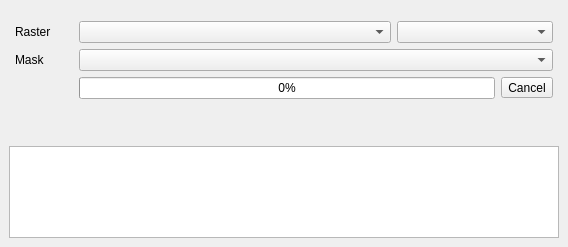
<?xml version="1.0" encoding="UTF-8"?>
<ui version="4.0">
 <class>MainWindow</class>
 <widget class="QMainWindow" name="MainWindow">
  <property name="geometry">
   <rect>
    <x>0</x>
    <y>0</y>
    <width>568</width>
    <height>247</height>
   </rect>
  </property>
  <property name="windowTitle">
   <string>Classification Statistics</string>
  </property>
  <widget class="QWidget" name="centralwidget">
   <layout class="QVBoxLayout" name="verticalLayout">
    <item>
     <widget class="QgsMessageBar" name="mMessageBar" native="true"/>
    </item>
    <item>
     <widget class="QWidget" name="widget" native="true">
      <property name="sizePolicy">
       <sizepolicy hsizetype="Preferred" vsizetype="Preferred">
        <horstretch>0</horstretch>
        <verstretch>0</verstretch>
       </sizepolicy>
      </property>
      <layout class="QFormLayout" name="formLayout">
       <property name="horizontalSpacing">
        <number>6</number>
       </property>
       <property name="verticalSpacing">
        <number>6</number>
       </property>
       <property name="leftMargin">
        <number>6</number>
       </property>
       <property name="topMargin">
        <number>6</number>
       </property>
       <property name="rightMargin">
        <number>6</number>
       </property>
       <property name="bottomMargin">
        <number>6</number>
       </property>
       <item row="4" column="0">
        <widget class="QLabel" name="label_2">
         <property name="text">
          <string>Mask</string>
         </property>
        </widget>
       </item>
       <item row="4" column="1">
        <widget class="QgsMapLayerComboBox" name="mMask">
         <property name="allowEmptyLayer">
          <bool>true</bool>
         </property>
        </widget>
       </item>
       <item row="5" column="0">
        <widget class="QToolButton" name="mRun">
         <property name="text">
          <string/>
         </property>
         <property name="icon">
          <iconset>
           <normaloff>:/images/themes/default/propertyicons/action.svg</normaloff>:/images/themes/default/propertyicons/action.svg</iconset>
         </property>
         <property name="iconSize">
          <size>
           <width>50</width>
           <height>50</height>
          </size>
         </property>
         <property name="toolButtonStyle">
          <enum>Qt::ToolButtonTextUnderIcon</enum>
         </property>
         <property name="autoRaise">
          <bool>true</bool>
         </property>
        </widget>
       </item>
       <item row="5" column="1">
        <layout class="QHBoxLayout" name="horizontalLayout">
         <item>
          <widget class="QProgressBar" name="mProgressBar">
           <property name="value">
            <number>0</number>
           </property>
          </widget>
         </item>
         <item>
          <widget class="QToolButton" name="mCancel">
           <property name="text">
            <string>Cancel</string>
           </property>
           <property name="iconSize">
            <size>
             <width>50</width>
             <height>50</height>
            </size>
           </property>
           <property name="toolButtonStyle">
            <enum>Qt::ToolButtonTextUnderIcon</enum>
           </property>
           <property name="autoRaise">
            <bool>false</bool>
           </property>
          </widget>
         </item>
        </layout>
       </item>
       <item row="2" column="1">
        <layout class="QHBoxLayout" name="horizontalLayout_2" stretch="2,1">
         <property name="spacing">
          <number>6</number>
         </property>
         <item>
          <widget class="QgsMapLayerComboBox" name="mRaster">
           <property name="allowEmptyLayer">
            <bool>true</bool>
           </property>
           <property name="excludedProviders">
            <stringlist>
             <string>ogr</string>
            </stringlist>
           </property>
          </widget>
         </item>
         <item>
          <widget class="QgsRasterBandComboBox" name="mBand"/>
         </item>
        </layout>
       </item>
       <item row="2" column="0">
        <widget class="QLabel" name="label">
         <property name="text">
          <string>Raster</string>
         </property>
        </widget>
       </item>
      </layout>
     </widget>
    </item>
    <item>
     <widget class="PlotWidget" name="mPlot">
      <property name="minimumSize">
       <size>
        <width>0</width>
        <height>50</height>
       </size>
      </property>
     </widget>
    </item>
   </layout>
  </widget>
 </widget>
 <customwidgets>
  <customwidget>
   <class>QgsMapLayerComboBox</class>
   <extends>QComboBox</extends>
   <header>qgsmaplayercombobox.h</header>
  </customwidget>
  <customwidget>
   <class>QgsRasterBandComboBox</class>
   <extends>QComboBox</extends>
   <header>qgsrasterbandcombobox.h</header>
  </customwidget>
  <customwidget>
   <class>PlotWidget</class>
   <extends>QGraphicsView</extends>
   <header>enmapboxapplications.imagestatistics.core</header>
  </customwidget>
  <customwidget>
   <class>QgsMessageBar</class>
   <extends>QWidget</extends>
   <header>qgis._gui</header>
   <container>1</container>
  </customwidget>
 </customwidgets>
 <resources/>
 <connections>
  <connection>
   <sender>mRaster</sender>
   <signal>layerChanged(QgsMapLayer*)</signal>
   <receiver>mBand</receiver>
   <slot>setLayer(QgsMapLayer*)</slot>
   <hints>
    <hint type="sourcelabel">
     <x>334</x>
     <y>49</y>
    </hint>
    <hint type="destinationlabel">
     <x>512</x>
     <y>48</y>
    </hint>
   </hints>
  </connection>
 </connections>
</ui>
